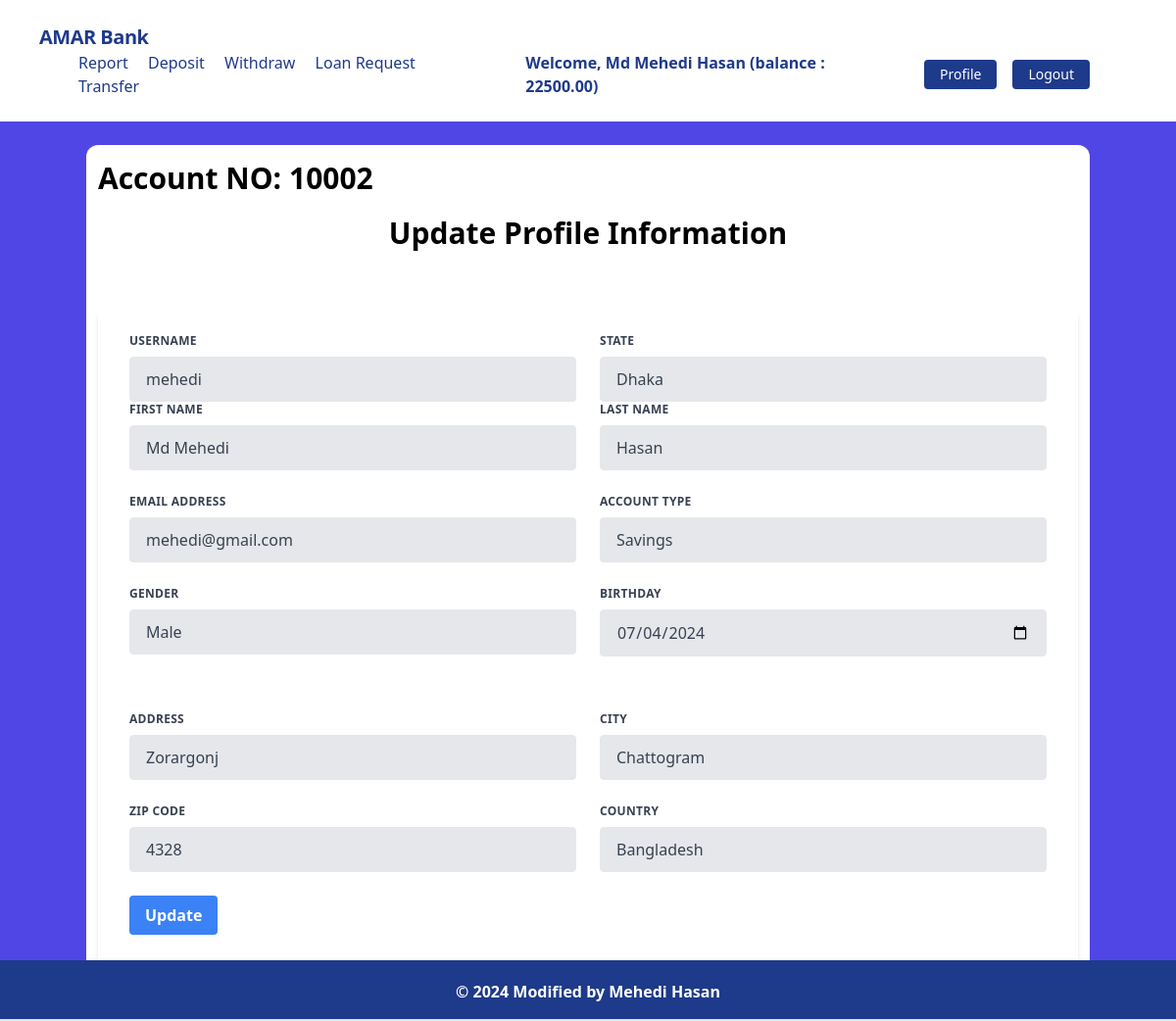
/accounts/profile/ (signed in), run on the app's committed database.
### accounts/models.py (models this page shows, shortened)
class UserBankAccount(models.Model):
    user = models.OneToOneField(User, on_delete=models.CASCADE,related_name='account')
    account_type = models.CharField(max_length=100,choices=ACCOUNT_TYPE,)
    account_number = models.CharField(max_length=100,unique=True)
    created_at = models.DateTimeField(auto_now_add=True)
    birthday = models.DateField(null=True,blank=True)
    gender = models.CharField(max_length=100,choices=GENDER_TYPE)
    balance = models.DecimalField(max_digits=12, decimal_places=2, default=0.00)
    is_bankrupt = models.BooleanField(default=False,blank=True,null=True)

class UserAddress(models.Model):
    user = models.OneToOneField(User, on_delete=models.CASCADE,related_name='address')
    address = models.CharField(max_length=100)
    city = models.CharField(max_length=100)
    state = models.CharField(max_length=100)
    country = models.CharField(max_length=100)
    zip_code = models.CharField(max_length=100)

### accounts/views.py (the view, shortened to what this page needs)
# urls.py: path('profile/', UserProfileUpdateView.as_view(), name='profile')
class UserProfileUpdateView(View):
    template_name = 'profile.html'
    def get(self,request):
        form = UserUpdateForm(instance=request.user)
        return render(request, self.template_name, {'form': form})

### accounts/templates/profile.html (shortened to what this page needs)
{% extends 'base.html' %} {% load static %}  {% block content %}
<div class="bg-white px-3 py-4 rounded-xl my-6">
  <h4 class="font-bold text-3xl text-left pb-5">
    Account NO: {{request.user.account.account_number}}
  </h4>
  <h1 class="font-bold text-3xl text-center pb-5">
    Update Profile Information
  </h1>
  <div class="w-full mt-10">
    <form method="post" class="bg-white shadow-md rounded px-8 pt-6 pb-8 mb-4">
      <div class="flex flex-wrap -mx-3 mb-6">
        <div class="w-full md:w-1/2 px-3 mb-6 md:mb-0">
          <label
            class="block uppercase tracking-wide text-gray-700 text-xs font-bold mb-2"
            for="{{ form.first_name.id_for_label }}"
          >
            {{ form.username.label }}
          </label>
          {{ form.username }}
        </div>
        <div class="w-full md:w-1/2 px-3 mb-6 md:mb-0">
          <label
            class="block uppercase tracking-wide text-gray-700 text-xs font-bold mb-2"
            for="{{ form.state.id_for_label }}"
          >
            {{ form.state.label }}
          </label>
          {{ form.state}}
        </div>
        <div class="w-full md:w-1/2 px-3 mb-6 md:mb-0">
          <label
            class="block uppercase tracking-wide text-gray-700 text-xs font-bold mb-2"
            for="{{ form.first_name.id_for_label }}"
          >
            {{ form.first_name.label }}
          </label>
          {{ form.first_name }}
        </div>
        <div class="w-full md:w-1/2 px-3">
          <label
            class="block uppercase tracking-wide text-gray-700 text-xs font-bold mb-2"
            for="{{ form.last_name.id_for_label }}"
          >
            {{ form.last_name.label }}
          </label>
          {{ form.last_name }}
        </div>
      </div>
      <div class="flex flex-wrap -mx-3 mb-6">
        <div class="w-full md:w-1/2 px-3 mb-6 md:mb-0">
          <label
            class="block uppercase tracking-wide text-gray-700 text-xs font-bold mb-2"
            for="{{ form.email.id_for_label }}"
          >
            {{ form.email.label }}
          </label>
          {{ form.email }}
        </div>
        <div class="w-full md:w-1/2 px-3 mb-6 md:mb-0">
          <label
            class="block uppercase tracking-wide text-gray-700 text-xs font-bold mb-2"
            for="{{ form.account_type.id_for_label }}"
          >
            {{ form.account_type.label }}
          </label>
          {{ form.account_type }}
        </div>
      </div>
      <div class="flex flex-wrap -mx-3 mb-6">
        <div class="w-full md:w-1/2 px-3 mb-6 md:mb-0">
          <label
            class="block uppercase tracking-wide text-gray-700 text-xs font-bold mb-2"
            for="{{ form.gender.id_for_label }}"
          >
            {{ form.gender.label }}
          </label>
          {{ form.gender }}
        </div>
        <div class="w-full md:w-1/2 px-3 mb-6 md:mb-0">
          <label
            class="block uppercase tracking-wide text-gray-700 text-xs font-bold mb-2"
            for="{{ form.birthday.id_for_label }}"
          >
            {{ form.birthday.label }}
          </label>
          {{ form.birthday }}
        </div>
      </div>
      <div class="flex flex-wrap -mx-3 mb-6">
        <div class="w-full md:w-1/2 px-3 mb-6 md:mb-0">
        </div>
        <div class="w-full md:w-1/2 px-3 mb-6 md:mb-0">
        </div>
      </div>
      <div class="flex flex-wrap -mx-3 mb-6">
        <div class="w-full md:w-1/2 px-3 mb-6 md:mb-0">
          <label
            class="block uppercase tracking-wide text-gray-700 text-xs font-bold mb-2"
            for="{{ form.address.id_for_label }}"
          >
            {{ form.address.label }}
          </label>
          {{ form.address }}
        </div>
        <div class="w-full md:w-1/2 px-3">
          <label
            class="block uppercase tracking-wide text-gray-700 text-xs font-bold mb-2"
            for="{{ form.city.id_for_label }}"
          >
            {{ form.city.label }}
          </label>
          {{ form.city }}
        </div>
      </div>
      <div class="flex flex-wrap -mx-3 mb-6">
        <div class="w-full md:w-1/2 px-3 mb-6 md:mb-0">
          <label
            class="block uppercase tracking-wide text-gray-700 text-xs font-bold mb-2"
            for="{{ form.zip_code.id_for_label }}"
          >
            {{ form.zip_code.label }}
          </label>
          {{ form.zip_code }}
        </div>
        <div class="w-full md:w-1/2 px-3">
          <label
            class="block uppercase tracking-wide text-gray-700 text-xs font-bold mb-2"
            for="{{ form.country.id_for_label }}"
          >
            {{ form.country.label }}
          </label>
          {{ form.country }}
        </div>
      </div>
      <div class="flex items-center justify-between">
        <button
          class="bg-blue-500 hover:bg-blue-700 text-white font-bold py-2 px-4 rounded focus:outline-none focus:shadow-outline"
          type="submit"
        >
          Update
        </button>
      </div>
    </form>
  </div>
</div>
{% endblock %}

### core/templates/navbar.html (shortened to what this page needs)
<nav class="flex items-center justify-between flex-wrap bg-white p-6 px-10">
  <div class="flex items-center flex-shrink-0 text-white mr-6">
    <span class="font-semibold text-xl tracking-tight text-blue-900"><a href="/">AMAR Bank</a></span>
  </div>
  <div class="w-full block flex-grow lg:flex lg:items-center lg:w-auto px-10">
    {% if request.user.is_authenticated %}
      <div class="text-md lg:flex-grow">
        <a href="{% url 'transaction_report' %}"
           class="block mt-4 lg:inline-block lg:mt-0 text-blue-900 hover:text-red-900 hover:font-black mr-4">Report</a>
        <a href="{% url 'deposit_money' %}"
           class="block mt-4 lg:inline-block lg:mt-0 text-blue-900 hover:text-red-900 hover:font-black mr-4">
          Deposit
        </a>
        <a href="{% url 'withdraw_money' %}"
           class="block mt-4 lg:inline-block lg:mt-0 text-blue-900 hover:text-red-900 hover:font-black mr-4">
          Withdraw
        </a>
        <a href="{% url 'loan_request' %}"
           class="block mt-4 lg:inline-block lg:mt-0 text-blue-900 hover:text-red-900 hover:font-black mr-4">
          Loan Request
        </a>
        <a href="{% url 'transfer_money' %}"
           class="block mt-4 lg:inline-block lg:mt-0 text-blue-900 hover:text-red-900 hover:font-black mr-4">
          Transfer
        </a>
      </div>
      <div class="text-blue-900 my-auto font-black px-5">
        Welcome, {{ request.user.first_name }} {{ request.user.last_name }} (balance
        : {{ request.user.account.balance }})
      </div>
      <a href="{% url 'profile' %}"
         class="mx-2 inline-block font-medium text-sm px-4 py-2 leading-none bg-blue-900 rounded text-white border-white hover:border-transparent hover:text-dark hover:bg-red-700 mt-4 lg:mt-0">Profile</a>
      <a href="{% url 'logout' %}"
         class="mx-2 inline-block font-medium text-sm px-4 py-2 leading-none bg-blue-900 rounded text-white border-white hover:border-transparent hover:text-dark hover:bg-red-700 mt-4 lg:mt-0">Logout</a>
    {% endif %}
  </div>
</nav>

### data on the page
UserAddress: state "Dhaka", address "Zorargonj", city "Chattogram", zip_code "4328", country "Bangladesh"

### other printed values
{{ request.user.first_name }} "Md Mehedi"
{{ request.user.last_name }} "Hasan"
{{ request.user.account.balance }} "22500.00"
{{ request.user.account.account_number }} "10002"
